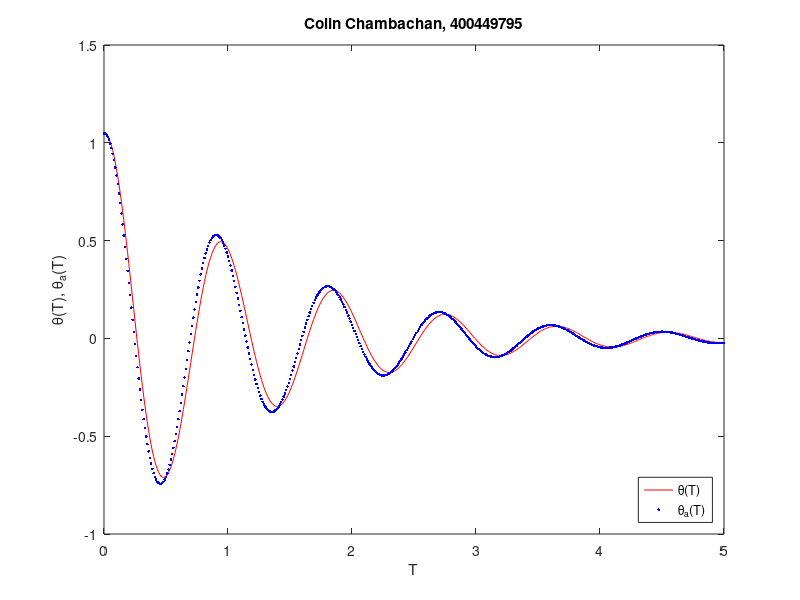

This chart was generated by the following MATLAB code:
%% Question 5
%{
  script approximates a second-order ordinary differential equation using Euler's method for two different initial conditions and then plots the results. 
  It compares the solutions for θ(T) and θ_a(T), where θ(T) is the solution of the differential equation, and θ_a(T) is the solution for a different initial condition
%}  
% Constants
h = 0.01;
T = 5;

lambda = 1;
omega = 7;

N = round(T/h);


% independent variable
T = zeros(1,N+1);
% dependent variables theta_a (t_a) and thetprime_a (tp_a), theta (t) and
% theta_prime (tp)
t_a = zeros(1,N+1);
tp_a = zeros(1,N+1);
t = zeros(1,N+1);
tp = zeros(1,N+1);

t_a(1) = deg2rad(60);
t(1) = deg2rad(60);


for n = 1:N
  T(n+1) = T(n) + h;
  t_a(n+1) = t_a(n) + h*(tp_a(n));
  tp_a(n+1) = tp_a(n) + h*(-2*lambda*tp_a(n)-omega*omega*t_a(n));

  t(n+1) = t(n) + h*(tp(n));
  tp(n+1) = tp(n) + h*(-2*lambda*tp(n)-omega*omega*sin(t(n)));
  
end

plot(T,t,'r',T,t_a,'.b');
title('Colin Chambachan, 400449795');
legend('θ(T) ','θ_a(T)','Location','SouthEast');
xlabel('T'); ylabel('θ(T), θ_a(T)');

